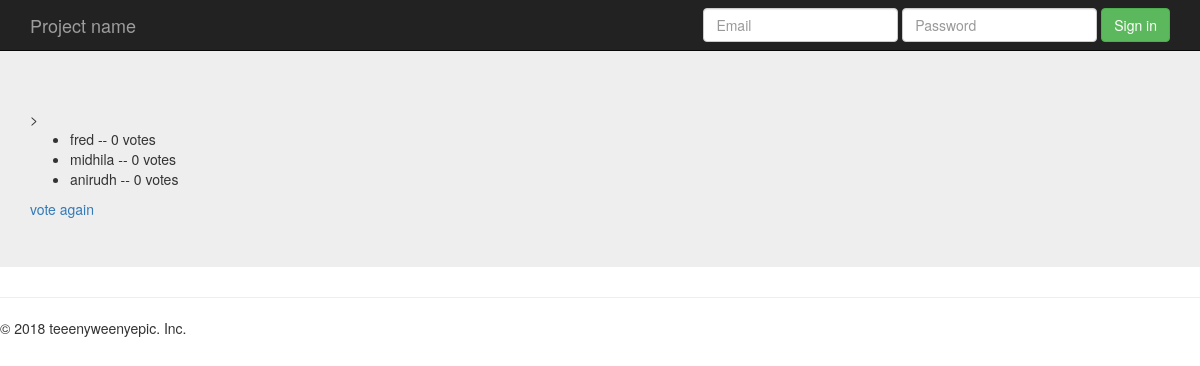
/polls/4/results, run on the app's committed database.
### polls/models.py (models this page shows, shortened)
class Choice(models.Model):
    choice_text = models.CharField(max_length=200)
    votes = models.IntegerField(default=0)
    question = models.ForeignKey(Question, on_delete=models.CASCADE)

### polls/views.py (the view)
# urls.py: url(r'^(?P<question_id>[0-9]+)/results$', views.results, name="results"),
def results(request, question_id):
    question = get_object_or_404(Question, pk=question_id)
    return render(request, 'polls/results.html', {'question': question})

### polls/templates/polls/results.html
{% extends 'polls/base.html' %}
{% block main_content %}
<h1> {{question.question_id}}</h1>>
<ul>
    {% for choice in question.choice_set.all %}
        <li>{{choice.choice_text}} -- {{choice.votes}} vote{{choice.votes| pluralize}} </li>
    {% endfor %}
</ul>
<a href="{% url 'polls:detail' question.id %}">vote again</a>
{% endblock %}

### data on the page
Choice: choice_text "fred", votes "0", votes|pluralize "s"
Choice: choice_text "midhila", votes "0", votes|pluralize "s"
Choice: choice_text "anirudh", votes "0", votes|pluralize "s"
